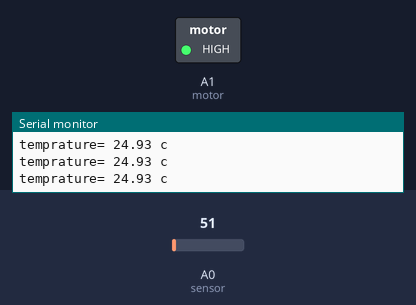
A sketch run on a simulated Arduino Uno, built with avr-gcc and run on an emulated ATmega328P. Parts: switched loads named in the sketch (green lamp = pin HIGH), the last lines printed to the serial monitor. The inputs (shaded band) are chosen by the test bench; at power-on: A0 (sensor) = 51.

Above: at 1.2 s.
1.3 s: A0 (sensor) set to 23
2.8 s: A0 (sensor) set to 18
At 4.0 s:
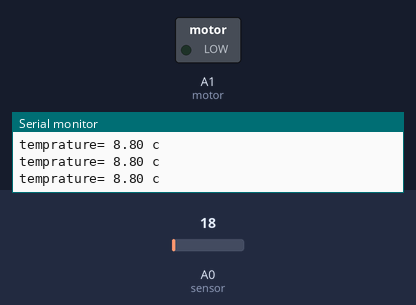
Timing chart, 0 to 5.8 s (numbered marks = the images above; inputs shaded):
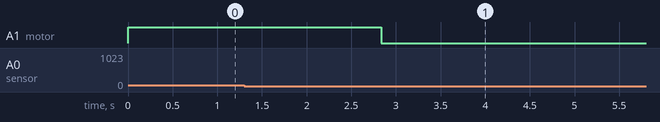

The sketch:

dc-motor-speed.ino
```cpp
int sensor=A0;
float volt;
float temp;
int motor=A1;

void setup() {
  // put your setup code here, to run once:
Serial.begin(9600);
pinMode(sensor, INPUT);
pinMode(motor,OUTPUT);
}

void loop() {
  // put your main code here, to run repeatedly:
float value=analogRead(A0);
volt=(value*(5.0/1023));
temp=(volt*100.0);              /* 10 mV =1 c         LM35 temprature (-60<temp<150) */
Serial.print("temprature= " );
Serial.print(temp);
Serial.println(" c");
if(temp<10)
  {
    analogWrite(motor,0);
  }
if(temp<20 && temp>10)
  {
    analogWrite(motor,200);
  }
if(temp<30 && temp>20)
  {
    analogWrite(motor,400);
  }
 if(temp<40 && temp>30)
  {
    analogWrite(motor,600);
  }
if(temp<50 && temp>40)
  {
    analogWrite(motor,1023);
  }


}
```

Measured:
- the behaviour switches between 21 and 20 on A0 (sensor) (found by bisection; images 0 and 1)
- after the input at 2.8 s, A1 (motor): HIGH → LOW at once
